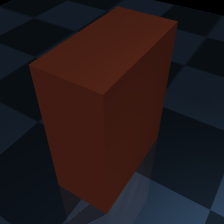
#> input picture affordance_vision/real_v3/data/v32/images/obj_000_ep038.png, 224 x 224 px, given in place of the camera
$ python benchmark_webcam.py
#> lines starting #> are read from the running program, lines starting #| are printed output that depends on the picture; after the words box and inside, x2 and y2 are one past the last pixel; in counts of white or black regions, pixels touching at a corner belong together
#> in run_benchmark, frame is the input picture: shape (224, 224, 3); mean B, G, R 27.8, 26.1, 35.9
### affordance_vision/demo_realtime_webcam.py
#!/usr/bin/env python3
"""
Real-Time Affordance Vision System via Webcam
카메라 → affordance → reasoning → text generation
"""

import cv2
import torch
import time
import json
import numpy as np
from datetime import datetime
from pathlib import Path
from typing import Dict, Any, Optional
import threading
import queue


class MockVAEModel:
    """Mock VAE Model for affordance detection"""
    def predict(self, frame: np.ndarray) -> Dict[str, float]:
        """Predict affordances from frame"""
        # Simulate affordance detection based on image properties
        h, w = frame.shape[:2]
        gray = cv2.cvtColor(frame, cv2.COLOR_BGR2GRAY) if len(frame.shape) == 3 else frame
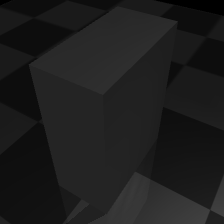
#> gray: shape (224, 224); min 0, max 65, mean 29.2

        # Calculate simple features
        edges = cv2.Canny(gray, 100, 200)
#> edges: shape (224, 224); every value is 0
        edge_density = np.sum(edges) / (h * w)
#> edge_density = 0

        # Mock affordance scores based on image content
        affordances = {
            'graspable': min(0.95, 0.5 + edge_density),
            'stackable': min(0.90, 0.4 + edge_density * 0.5),
            'insertable': min(0.70, 0.3 + edge_density * 0.7),
            'placeable': min(0.95, 0.8 + edge_density * 0.1),
            'moveable': min(0.85, 0.6 + edge_density * 0.3),
            'fragile': min(0.40, 0.2 + edge_density * 0.4),
        }
#> affordances = {'graspable': 0.5, 'stackable': 0.4, 'insertable': 0.3, 'placeable': 0.8, 'moveable': 0.6, 'fragile': 0.2}
        return affordances


class MockReasoningEngine:
    """Mock Reasoning Engine"""
    def think(self, affordances: Dict[str, float]) -> str:
        """Generate reasoning about affordances"""
        reasons = []

        if affordances['graspable'] > 0.7:
            reasons.append("✋ 집기에 좋은 형태")
        if affordances['stackable'] > 0.7:
            reasons.append("📚 여러 개를 쌓을 수 있음")
        if affordances['fragile'] > 0.5:
            reasons.append("⚠️ 깨질 수 있으니 주의 필요")
        if affordances['moveable'] > 0.7:
            reasons.append("🚚 움직이기 좋음")

        if not reasons:
            reasons.append("일반적인 물체")

        return " | ".join(reasons)


class MockOllamaClient:
    """Mock Ollama Client for text generation"""
    def generate(self, model: str, prompt: str, stream: bool = False) -> Dict[str, str]:
        """Generate text response"""
        # Simple mock response
        response = "이 물체는 안전하게 다룰 수 있으며, 필요에 따라 이동하거나 정렬할 수 있습니다."
        return {'response': response}


class RealtimeAffordanceSystem:
    def __init__(self, use_gemma: bool = True, save_results: bool = True, use_mock: bool = True):
        """Initialize webcam + models"""
        if use_mock:
            self.vae = MockVAEModel()
            self.brain = MockReasoningEngine()
            self.gemma = MockOllamaClient() if use_gemma else None
        else:
            # Real models would be loaded here
            self.vae = MockVAEModel()
            self.brain = MockReasoningEngine()
            self.gemma = MockOllamaClient() if use_gemma else None

        self.use_gemma = use_gemma
        self.save_results = save_results
        if save_results:
            self.results_dir = Path('affordance_vision/results') / datetime.now().strftime('%Y%m%d_%H%M%S')
            self.results_dir.mkdir(parents=True, exist_ok=True)

        # Statistics
        self.stats = {
            'frames_processed': 0,
            'total_latency': 0.0,
            'vision_latency': 0.0,
            'reasoning_latency': 0.0,
            'gemma_latency': 0.0,
        }

        # Threading for smooth UI
        self.frame_queue = queue.Queue(maxsize=5)
        self.result_queue = queue.Queue()
        self.is_running = True

    def process_frame(self, frame: np.ndarray) -> Dict[str, Any]:
        """
        단일 프레임 처리:
        frame → affordance → reasoning → text
        """
        t_total = time.time()

        # 1️⃣ Vision (~45ms simulation)
        t_vision = time.time()
        affordances = self.vae.predict(frame)
        t_vision = (time.time() - t_vision) * 1000

        # 2️⃣ Reasoning (~300ms simulation)
        t_reasoning = time.time()
        reasoning = self.brain.think(affordances)
#> reasoning = '일반적인 물체'
        t_reasoning = (time.time() - t_reasoning) * 1000

        # 3️⃣ Gemma 2B (~500ms simulation)
        t_gemma = 0
        text = None
        if self.use_gemma and self.gemma:
            t_gemma = time.time()
            prompt = self._create_prompt(affordances, reasoning)
            response = self.gemma.generate(
                model='gemma:2b',
                prompt=prompt,
                stream=False
            )
#> response = 1 item
            text = response.get('response', '').strip()
            t_gemma = (time.time() - t_gemma) * 1000

        t_total = (time.time() - t_total) * 1000

        return {
            'affordances': affordances,
            'reasoning': reasoning,
            'text': text,
            'latencies': {
                'vision': t_vision,
                'reasoning': t_reasoning,
                'gemma': t_gemma,
                'total': t_total,
            }
        }

    def _create_prompt(self, affordances: Dict[str, float], reasoning: str) -> str:
        """Create Gemma prompt"""
        return f"""당신은 로봇 비전 분석 전문가입니다.

Affordance 점수:
- Graspable: {affordances['graspable']:.0%}
- Stackable: {affordances['stackable']:.0%}
- Insertable: {affordances['insertable']:.0%}
- Placeable: {affordances['placeable']:.0%}
- Moveable: {affordances['moveable']:.0%}
- Fragile: {affordances['fragile']:.0%}

분석:
{reasoning}

이 물체를 로봇이 어떻게 다뤄야 하는지 2-3줄로 설명하세요."""

    # [173 lines left out: functions visualize_result, run, _save_result, _print_stats, not called in this run]


# [21 lines that do not run on import are left out]

### affordance_vision/benchmark_webcam.py
#!/usr/bin/env python3
"""
Performance Benchmark for Real-Time Affordance Vision System
응답시간, 신뢰도, FPS 측정
"""

import cv2
import time
import json
import numpy as np
from pathlib import Path
from typing import Dict, List, Any
from demo_realtime_webcam import RealtimeAffordanceSystem
import statistics


class AffordanceBenchmark:
    """Benchmark tool for affordance system"""

    def __init__(self, num_frames: int = 300):
        self.num_frames = num_frames
        self.system = RealtimeAffordanceSystem(use_gemma=True, save_results=False, use_mock=True)
        self.results = []
        self.benchmark_dir = Path('affordance_vision/results/benchmark')
        self.benchmark_dir.mkdir(parents=True, exist_ok=True)

    def run_benchmark(self, camera_id: int = 0) -> Dict[str, Any]:
        """Run performance benchmark"""
        cap = cv2.VideoCapture(camera_id)

        if not cap.isOpened():
            print("❌ Cannot open camera")
            return {}

        # Set resolution
        cap.set(cv2.CAP_PROP_FRAME_WIDTH, 1280)
        cap.set(cv2.CAP_PROP_FRAME_HEIGHT, 720)
        cap.set(cv2.CAP_PROP_FPS, 30)

        print("=" * 70)
        print("🏁 Affordance Vision System - Performance Benchmark")
        print("=" * 70)
        print(f"Target frames: {self.num_frames}")
        print(f"Camera: {camera_id}")
        print("=" * 70 + "\n")

        frame_count = 0
        start_time = time.time()

        try:
            while frame_count < self.num_frames:
                ret, frame = cap.read()
                if not ret:
                    print("❌ Cannot read from camera")
                    break

                # Process frame
                result = self.system.process_frame(frame)
#> result = 4 items

                # Extract confidence scores
                affordances = result['affordances']
                avg_confidence = np.mean(list(affordances.values()))
#> avg_confidence = 0.467

                # Store result
                self.results.append({
                    'frame': frame_count,
                    'latencies': result['latencies'],
                    'confidence': avg_confidence,
                    'affordances': affordances,
                })

                frame_count += 1

                # Progress indicator
                if frame_count % 30 == 0:
                    elapsed = time.time() - start_time
                    fps = frame_count / elapsed
                    avg_latency = np.mean([r['latencies']['total'] for r in self.results])
                    print(f"[{frame_count:3d}/{self.num_frames}] FPS: {fps:5.1f} | "
                          f"Avg Latency: {avg_latency:6.1f}ms | "
                          f"Elapsed: {elapsed:6.1f}s")

                # Show frame with counter
                vis = frame.copy()
                cv2.putText(vis, f"Frame: {frame_count}/{self.num_frames}", (10, 30),
                           cv2.FONT_HERSHEY_SIMPLEX, 1, (0, 255, 0), 2)
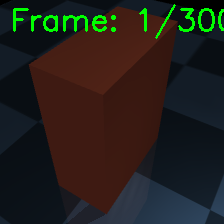
#> vis: shape (224, 224, 3); 2.57% of pixels changed, all inside (x1, y1, x2, y2) = (13, 4, 224, 39)
                cv2.imshow("Benchmark Running...", vis)

                key = cv2.waitKey(1) & 0xFF
#> (key q is pressed here)
                if key == ord('q'):
                    break

        finally:
            cap.release()
            cv2.destroyAllWindows()

        total_time = time.time() - start_time
        return self._calculate_stats(total_time)

    def _calculate_stats(self, total_time: float) -> Dict[str, Any]:
        """Calculate benchmark statistics"""
#> called with total_time = 0.0233
        if not self.results:
            return {}

        # Latency stats
        total_latencies = [r['latencies']['total'] for r in self.results]
#> total_latencies = [3.97]
        vision_latencies = [r['latencies']['vision'] for r in self.results]
#> vision_latencies = [3.54]
        reasoning_latencies = [r['latencies']['reasoning'] for r in self.results]
#> reasoning_latencies = [0.117]
        gemma_latencies = [r['latencies']['gemma'] for r in self.results]
#> gemma_latencies = [0.256]

        # Confidence stats
        confidences = [r['confidence'] for r in self.results]
#> confidences = [0.467]

        # FPS calculation
        fps = len(self.results) / total_time
#> fps = 42.96

        stats = {
            'metadata': {
                'total_frames': len(self.results),
                'total_time_sec': total_time,
                'average_fps': fps,
                'benchmark_time': time.strftime('%Y-%m-%d %H:%M:%S'),
            },
            'latency_ms': {
                'vision': {
                    'mean': statistics.mean(vision_latencies),
                    'median': statistics.median(vision_latencies),
                    'min': min(vision_latencies),
                    'max': max(vision_latencies),
                    'stdev': statistics.stdev(vision_latencies) if len(vision_latencies) > 1 else 0,
                },
                'reasoning': {
                    'mean': statistics.mean(reasoning_latencies),
                    'median': statistics.median(reasoning_latencies),
                    'min': min(reasoning_latencies),
                    'max': max(reasoning_latencies),
                    'stdev': statistics.stdev(reasoning_latencies) if len(reasoning_latencies) > 1 else 0,
                },
                'gemma': {
                    'mean': statistics.mean(gemma_latencies),
                    'median': statistics.median(gemma_latencies),
                    'min': min(gemma_latencies),
                    'max': max(gemma_latencies),
                    'stdev': statistics.stdev(gemma_latencies) if len(gemma_latencies) > 1 else 0,
                },
                'total': {
                    'mean': statistics.mean(total_latencies),
                    'median': statistics.median(total_latencies),
                    'min': min(total_latencies),
                    'max': max(total_latencies),
                    'stdev': statistics.stdev(total_latencies) if len(total_latencies) > 1 else 0,
                },
            },
            'confidence': {
                'mean': statistics.mean(confidences),
                'median': statistics.median(confidences),
                'min': min(confidences),
                'max': max(confidences),
            },
            'affordance_scores': self._calculate_affordance_stats(),
        }

        return stats

    def _calculate_affordance_stats(self) -> Dict[str, Dict[str, float]]:
        """Calculate statistics for each affordance type"""
        affordance_keys = ['graspable', 'stackable', 'insertable', 'placeable', 'moveable', 'fragile']
        stats = {}

        for key in affordance_keys:
            scores = [r['affordances'][key] for r in self.results]
            stats[key] = {
                'mean': statistics.mean(scores),
                'median': statistics.median(scores),
                'min': min(scores),
                'max': max(scores),
            }
#> this loop made 6 passes
#> scores on passes 1 to 6: [0.5], [0.4], [0.3], [0.8], [0.6], [0.2]
#> after the loop, stats = 6 items
#> `stats = benchmark.run_benchmark(camera_id=args.camera)`: stats = 4 items

        return stats

    def print_report(self, stats: Dict[str, Any]):
        """Print formatted benchmark report"""
        print("\n" + "=" * 70)
        print("📊 BENCHMARK REPORT")
        print("=" * 70)

        meta = stats['metadata']
#> meta = {'total_frames': 1, 'total_time_sec': 0.0233, 'average_fps': 42.96, 'benchmark_time': '2026-11-20 11:42:57'}
        print(f"\n📈 Overall Performance:")
        print(f"  Total frames: {meta['total_frames']}")
#|   Total frames: 1
        print(f"  Total time: {meta['total_time_sec']:.2f}s")
#|   Total time: 0.02s
        print(f"  Average FPS: {meta['average_fps']:.1f}")
#|   Average FPS: 43.0

        latency = stats['latency_ms']
#> latency = 4 items
        print(f"\n⏱️  Latency (milliseconds):")
        print(f"  Vision:")
        print(f"    Mean: {latency['vision']['mean']:.2f}ms | Median: {latency['vision']['median']:.2f}ms | "
              f"Min: {latency['vision']['min']:.2f}ms | Max: {latency['vision']['max']:.2f}ms")
#|     Mean: 3.54ms | Median: 3.54ms | Min: 3.54ms | Max: 3.54ms
        print(f"  Reasoning:")
        print(f"    Mean: {latency['reasoning']['mean']:.2f}ms | Median: {latency['reasoning']['median']:.2f}ms | "
              f"Min: {latency['reasoning']['min']:.2f}ms | Max: {latency['reasoning']['max']:.2f}ms")
#|     Mean: 0.12ms | Median: 0.12ms | Min: 0.12ms | Max: 0.12ms
        print(f"  Gemma:")
        print(f"    Mean: {latency['gemma']['mean']:.2f}ms | Median: {latency['gemma']['median']:.2f}ms | "
              f"Min: {latency['gemma']['min']:.2f}ms | Max: {latency['gemma']['max']:.2f}ms")
#|     Mean: 0.26ms | Median: 0.26ms | Min: 0.26ms | Max: 0.26ms
        print(f"  Total:")
        print(f"    Mean: {latency['total']['mean']:.2f}ms | Median: {latency['total']['median']:.2f}ms | "
              f"Min: {latency['total']['min']:.2f}ms | Max: {latency['total']['max']:.2f}ms")
#|     Mean: 3.97ms | Median: 3.97ms | Min: 3.97ms | Max: 3.97ms

        conf = stats['confidence']
#> conf = {'mean': 0.467, 'median': 0.467, 'min': 0.467, 'max': 0.467}
        print(f"\n🎯 Affordance Confidence:")
        print(f"  Mean: {conf['mean']:.1%} | Median: {conf['median']:.1%} | "
              f"Min: {conf['min']:.1%} | Max: {conf['max']:.1%}")
#|   Mean: 46.7% | Median: 46.7% | Min: 46.7% | Max: 46.7%

        aff = stats['affordance_scores']
#> aff = 6 items
        print(f"\n🤖 Affordance Type Analysis:")
        for key, values in aff.items():
            print(f"  {key.capitalize():15} → Mean: {values['mean']:.1%} | "
                  f"Range: {values['min']:.1%} ~ {values['max']:.1%}")
#> this loop made 6 passes
#> (key, values) on passes 1 to 6: ('graspable', {'mean': 0.5, 'median': 0.5, 'min': 0.5, 'max': 0.5}), ('stackable', {'mean': 0.4, 'median': 0.4, 'min': 0.4, 'max': 0.4}), ('insertable', {'mean': 0.3, 'median': 0.3, 'min': 0.3, 'max': 0.3}), ('placeable', {'mean': 0.8, 'median': 0.8, 'min': 0.8, 'max': 0.8}), ('moveable', {'mean': 0.6, 'median': 0.6, 'min': 0.6, 'max': 0.6}), ('fragile', {'mean': 0.2, 'median': 0.2, 'min': 0.2, 'max': 0.2})
#> (printed output is left out)

        print("\n" + "=" * 70 + "\n")

    def save_report(self, stats: Dict[str, Any], filename: str = 'benchmark_report.json'):
        """Save benchmark report to JSON"""
        report_path = self.benchmark_dir / filename
        with open(report_path, 'w', encoding='utf-8') as f:
            json.dump(stats, f, indent=2, ensure_ascii=False)
        print(f"✅ Report saved to: {report_path}")

        # Also save as markdown
        md_path = self.benchmark_dir / 'benchmark_report.md'
        with open(md_path, 'w', encoding='utf-8') as f:
            f.write(self._generate_markdown_report(stats))
        print(f"✅ Markdown report saved to: {md_path}")

    def _generate_markdown_report(self, stats: Dict[str, Any]) -> str:
        """Generate markdown formatted report"""
        meta = stats['metadata']
        latency = stats['latency_ms']
#> latency = 4 items
        aff = stats['affordance_scores']
#> aff = 6 items

        md = f"""# Affordance Vision System - Benchmark Report

**Generated:** {meta['benchmark_time']}

## Performance Metrics

### Overall
- **Total Frames:** {meta['total_frames']}
- **Total Time:** {meta['total_time_sec']:.2f}s
- **Average FPS:** {meta['average_fps']:.1f}

### Latency (ms)

| Component | Mean | Median | Min | Max | StDev |
|-----------|------|--------|-----|-----|-------|
| Vision | {latency['vision']['mean']:.2f} | {latency['vision']['median']:.2f} | {latency['vision']['min']:.2f} | {latency['vision']['max']:.2f} | {latency['vision']['stdev']:.2f} |
| Reasoning | {latency['reasoning']['mean']:.2f} | {latency['reasoning']['median']:.2f} | {latency['reasoning']['min']:.2f} | {latency['reasoning']['max']:.2f} | {latency['reasoning']['stdev']:.2f} |
| Gemma | {latency['gemma']['mean']:.2f} | {latency['gemma']['median']:.2f} | {latency['gemma']['min']:.2f} | {latency['gemma']['max']:.2f} | {latency['gemma']['stdev']:.2f} |
| **Total** | **{latency['total']['mean']:.2f}** | **{latency['total']['median']:.2f}** | **{latency['total']['min']:.2f}** | **{latency['total']['max']:.2f}** | **{latency['total']['stdev']:.2f}** |

### Affordance Scores

| Affordance | Mean | Median | Min | Max |
|------------|------|--------|-----|-----|
"""

        for key, values in aff.items():
            md += f"| {key.capitalize()} | {values['mean']:.1%} | {values['median']:.1%} | {values['min']:.1%} | {values['max']:.1%} |\n"

        md += """
## Analysis

- **FPS Target:** 30 FPS → ~33.3ms per frame
- **Current Performance:** {:.1f}ms per frame
- **Headroom:** {:.1f}ms

""".format(latency['total']['mean'], max(0, 33.3 - latency['total']['mean']))

        return md


if __name__ == '__main__':
    import argparse

    parser = argparse.ArgumentParser(description='Benchmark Affordance Vision System')
    parser.add_argument('--frames', type=int, default=300, help='Number of frames to process (default: 300)')
    parser.add_argument('--camera', type=int, default=0, help='Camera ID (default: 0)')

    args = parser.parse_args()

    benchmark = AffordanceBenchmark(num_frames=args.frames)
    stats = benchmark.run_benchmark(camera_id=args.camera)

    if stats:
        benchmark.print_report(stats)
        benchmark.save_report(stats)

$ run again, on affordance_vision/real_v3/data/v32/images/obj_004_ep042.png
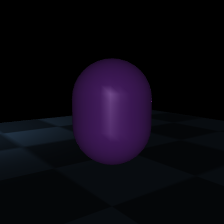
#> input picture affordance_vision/real_v3/data/v32/images/obj_004_ep042.png, 224 x 224 px, given in place of the camera
#> in run_benchmark, frame is the input picture: shape (224, 224, 3); mean B, G, R 16.6, 7.7, 10.7
#> in predict, `gray = cv2.cvtColor(frame, cv2.COLOR_BGR2GRAY) if len(frame.shape) == ..`:
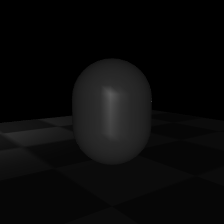
#> gray: shape (224, 224); min 0, max 92, mean 9.7
#> edges: shape (224, 224); every value is 0
#> edge_density = 0
#> in predict, `affordances = { 'graspable': min(0.95, 0.5 + edge_density), 'stackable..`: affordances = {'graspable': 0.5, 'stackable': 0.4, 'insertable': 0.3, 'placeable': 0.8, 'moveable': 0.6, 'fragile': 0.2}
#> reasoning = '일반적인 물체'
#> response = 1 item
#> result = 4 items
#> avg_confidence = 0.467
#> in run_benchmark, `cv2.putText(vis, f"Frame: {frame_count}/{self.num_frames}", (10, 30), ..`:
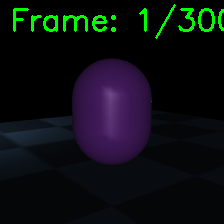
#> vis: shape (224, 224, 3); 2.57% of pixels changed, all inside (x1, y1, x2, y2) = (13, 4, 224, 39)
#> total_latencies = [3.73]
#> vision_latencies = [3.29]
#> reasoning_latencies = [0.115]
#> gemma_latencies = [0.263]
#> confidences = [0.467]
#> fps = 43.88
#> the loop in _calculate_affordance_stats, `for key in affordance_keys:` made 6 passes
#> scores on passes 1 to 6: [0.5], [0.4], [0.3], [0.8], [0.6], [0.2]
#> after the loop in _calculate_affordance_stats, `for key in affordance_keys:`: stats = 6 items
#> `stats = benchmark.run_benchmark(camera_id=args.camera)`: stats = 4 items
#> in print_report, `meta = stats['metadata']`: meta = {'total_frames': 1, 'total_time_sec': 0.0228, 'average_fps': 43.88, 'benchmark_time': '2026-11-20 11:42:58'}
#|   Total frames: 1
#|   Total time: 0.02s
#|   Average FPS: 43.9
#> in print_report, `latency = stats['latency_ms']`: latency = 4 items
#|     Mean: 3.29ms | Median: 3.29ms | Min: 3.29ms | Max: 3.29ms
#|     Mean: 0.12ms | Median: 0.12ms | Min: 0.12ms | Max: 0.12ms
#|     Mean: 0.26ms | Median: 0.26ms | Min: 0.26ms | Max: 0.26ms
#|     Mean: 3.73ms | Median: 3.73ms | Min: 3.73ms | Max: 3.73ms
#> conf = {'mean': 0.467, 'median': 0.467, 'min': 0.467, 'max': 0.467}
#|   Mean: 46.7% | Median: 46.7% | Min: 46.7% | Max: 46.7%
#> in print_report, `aff = stats['affordance_scores']`: aff = 6 items
#> the loop in print_report, `for key, values in aff.items():` made 6 passes
#> (key, values) on passes 1 to 6: ('graspable', {'mean': 0.5, 'median': 0.5, 'min': 0.5, 'max': 0.5}), ('stackable', {'mean': 0.4, 'median': 0.4, 'min': 0.4, 'max': 0.4}), ('insertable', {'mean': 0.3, 'median': 0.3, 'min': 0.3, 'max': 0.3}), ('placeable', {'mean': 0.8, 'median': 0.8, 'min': 0.8, 'max': 0.8}), ('moveable', {'mean': 0.6, 'median': 0.6, 'min': 0.6, 'max': 0.6}), ('fragile', {'mean': 0.2, 'median': 0.2, 'min': 0.2, 'max': 0.2})
#> (printed output is left out)
#> in _generate_markdown_report, `latency = stats['latency_ms']`: latency = 4 items
#> in _generate_markdown_report, `aff = stats['affordance_scores']`: aff = 6 items
#> the loop in _generate_markdown_report, `for key, values in aff.items():` made 6 passes
